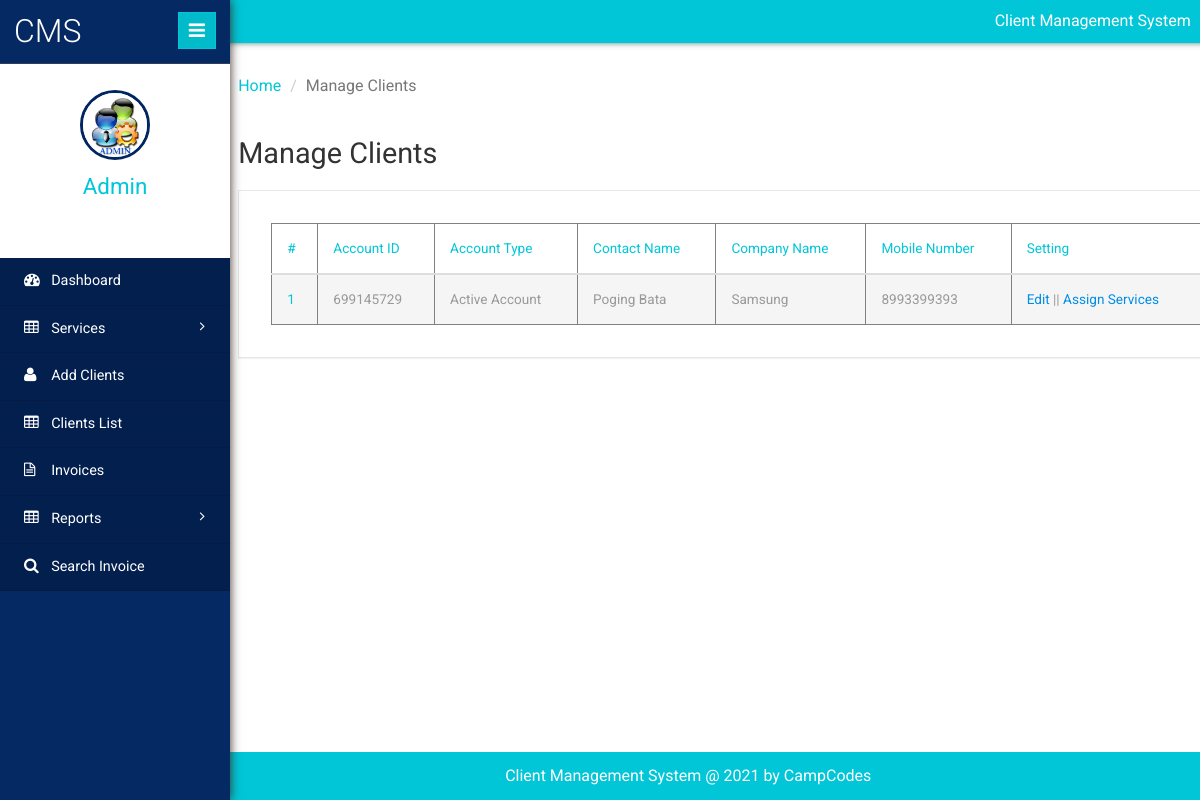
Screenshot of /clientms/admin/manage-client.php (signed in) with the database file from the repository.
### tables this page shows
CREATE TABLE `tblclient` (
  `ID` int(10) NOT NULL,
  `AccountID` int(10) DEFAULT NULL,
  `AccountType` varchar(50) DEFAULT NULL,
  `ContactName` varchar(120) DEFAULT NULL,
  `CompanyName` varchar(120) DEFAULT NULL,
  `Address` varchar(200) DEFAULT NULL,
  `City` varchar(120) DEFAULT NULL,
  `State` varchar(120) DEFAULT NULL,
  `ZipCode` int(10) DEFAULT NULL,
  `Workphnumber` bigint(10) DEFAULT NULL,
  `Cellphnumber` bigint(10) DEFAULT NULL,
  `Otherphnumber` bigint(10) DEFAULT NULL,
  `Email` varchar(200) DEFAULT NULL,
  `WebsiteAddress` varchar(200) DEFAULT NULL,
  `Notes` mediumtext,
  `Password` varchar(200) NOT NULL,
  `CreationDate` timestamp NULL DEFAULT CURRENT_TIMESTAMP
);

### clientms/admin/manage-client.php (the view, shortened to what this page needs)
<?php
include('includes/dbconnection.php');
if (strlen($_SESSION['clientmsaid']==0)) {
  header('location:logout.php');
  } else{
  	?>
<!DOCTYPE HTML>
<html>
<head>
	<link href="css/bootstrap.min.css" rel='stylesheet' type='text/css' />
	<link href="css/style.css" rel='stylesheet' type='text/css' />
	<link href="css/font-awesome.css" rel="stylesheet">
	<link rel="stylesheet" href="css/icon-font.min.css" type='text/css' />
</head>
<body>
	<div class="page-container">
		<div class="left-content">
			<div class="inner-content">
				<?php include_once('includes/header.php');?>
				<div class="outter-wp">
					<div class="sub-heard-part">
						<ol class="breadcrumb m-b-0">
							<li><a href="dashboard.php">Home</a></li>
							<li class="active">Manage Clients</li>
						</ol>
					</div>
					<div class="graph-visual tables-main">
						<h3 class="inner-tittle two">Manage Clients </h3>
						<div class="graph">
							<div class="tables">
								<table class="table" border="1"> <thead> <tr> <th>#</th>
									<th>Account ID</th>
									 <th>Account Type</th>
									 <th>Contact Name</th>
									 <th>Company Name</th>
									 <th>Mobile Number</th>
									 <th>Setting</th>
									  </tr>
									   </thead>
									    <tbody>
									    	<?php
$sql="SELECT * from tblclient";
$query = $dbh -> prepare($sql);
$query->execute();
$results=$query->fetchAll(PDO::FETCH_OBJ);
$cnt=1;
if($query->rowCount() > 0)
{
foreach($results as $row)
{               ?>
									     <tr class="active">
									      <th scope="row"><?php echo htmlentities($cnt);?></th>
									       <td><?php  echo htmlentities($row->AccountID);?></td>
									        <td><?php  echo htmlentities($row->AccountType);?></td>
									         <td><?php  echo htmlentities($row->ContactName);?></td>
									         <td><?php  echo htmlentities($row->CompanyName);?></td>
									         <td><?php  echo htmlentities($row->Workphnumber);?></td>
									        <td><a href="edit-client-details.php?editid=<?php echo $row->ID;?>">Edit</a>  ||  <a href="add-client-services.php?addid=<?php echo $row->ID;?>">Assign Services</a></td>
									     </tr>
									     <?php $cnt=$cnt+1;}} ?>
									     </tbody> </table>
							</div>
						</div>
					</div>
				</div>
				<?php include_once('includes/footer.php');?>
			</div>
		</div>
		<?php include_once('includes/sidebar.php');?>
	</div>
</body>
</html>
<?php }  ?>

### clientms/admin/includes/sidebar.php (shortened to what this page needs)
 <div class="sidebar-menu">
    <header class="logo">
        <a href="#" class="sidebar-icon"> <span class="fa fa-bars"></span> </a> <a href="dashboard.php"> <span id="logo"> <h1>CMS</h1></span>
        </a>
    </header>
    <div class="down">
        <?php
$aid=$_SESSION['clientmsaid'];
$sql="SELECT AdminName from  tbladmin where ID=:aid";
$query = $dbh -> prepare($sql);
$query->bindParam(':aid',$aid,PDO::PARAM_STR);
$query->execute();
$results=$query->fetchAll(PDO::FETCH_OBJ);
$cnt=1;
if($query->rowCount() > 0)
{
foreach($results as $row)
{               ?>
        <a href="dashboard.php"><img src="images/images.jpg" height="70" width="70"></a>
        <a href="dashboard.php"><span class=" name-caret"><?php  echo $row->AdminName;?></span></a>
        <?php $cnt=$cnt+1;}} ?>
        <ul>
            <li><a class="tooltips" href="admin-profile.php"><span>Profile</span><i class="lnr lnr-user"></i></a></li>
            <li><a class="tooltips" href="change-password.php"><span>Settings</span><i class="lnr lnr-cog"></i></a></li>
            <li><a class="tooltips" href="logout.php"><span>Log out</span><i class="lnr lnr-power-switch"></i></a></li>
        </ul>
    </div>
    <div class="menu">
        <ul id="menu" >
            <li><a href="dashboard.php"><i class="fa fa-tachometer"></i> <span>Dashboard</span></a></li>
            <li id="menu-academico" ><a href="#"><i class="fa fa-table"></i> <span> Services</span> <span class="fa fa-angle-right" style="float: right"></span></a>
            </li>
            <li><a href="add-client.php"><i class="fa fa-user"></i> <span>Add Clients</span></a></li>
            <li><a href="manage-client.php"><i class="fa fa-table"></i> <span>Clients List</span></a></li>
            <li><a href="invoices.php"><i class="fa fa-file-text-o"></i> <span>Invoices</span></a></li>
            <li id="menu-academico" ><a href="#"><i class="fa fa-table"></i> <span> Reports</span> <span class="fa fa-angle-right" style="float: right"></span></a>
            </li>
            <li><a href="search-invoices.php"><i class="fa fa-search"></i> <span>Search Invoice</span></a></li>
        </ul>
    </div>
</div>

### rows the page displays
tblclient: AccountID "699145729", AccountType "Active Account", ContactName "Poging Bata", CompanyName "Samsung", Workphnumber "8993399393"

### other values shown
$row->AdminName "Admin"
